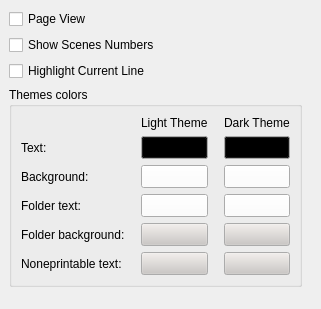
             <widget class="QWidget" name="scenarioEditCommon">
              <layout class="QGridLayout" name="gridLayout_10">
               <property name="leftMargin">
                <number>0</number>
               </property>
               <property name="topMargin">
                <number>0</number>
               </property>
               <property name="rightMargin">
                <number>0</number>
               </property>
               <property name="bottomMargin">
                <number>0</number>
               </property>
               <property name="spacing">
                <number>0</number>
               </property>
               <item row="0" column="0">
                <widget class="QWidget" name="scenarioEditPageWidget" native="true">
                 <layout class="QGridLayout" name="gridLayout_9">
                  <item row="0" column="0">
                   <widget class="QCheckBox" name="pageView">
                    <property name="text">
                     <string>Page View</string>
                    </property>
                   </widget>
                  </item>
                  <item row="1" column="0">
                   <widget class="QCheckBox" name="showScenesNumbersInEditor">
                    <property name="text">
                     <string>Show Scenes Numbers</string>
                    </property>
                   </widget>
                  </item>
                  <item row="2" column="0">
                   <widget class="QCheckBox" name="highlightCurrentLine">
                    <property name="text">
                     <string>Highlight Current Line</string>
                    </property>
                   </widget>
                  </item>
                  <item row="3" column="0">
                   <widget class="QGroupBox" name="groupBox">
                    <property name="title">
                     <string>Themes colors</string>
                    </property>
                    <layout class="QGridLayout" name="gridLayout_7">
                     <property name="horizontalSpacing">
                      <number>16</number>
                     </property>
                     <item row="0" column="1">
                      <widget class="QLabel" name="label_33">
                       <property name="text">
                        <string>Light Theme</string>
                       </property>
                      </widget>
                     </item>
                     <item row="0" column="2">
                      <widget class="QLabel" name="label_34">
                       <property name="text">
                        <string>Dark Theme</string>
                       </property>
                      </widget>
                     </item>
                     <item row="1" column="0">
                      <widget class="QLabel" name="label_15">
                       <property name="text">
                        <string>Text:</string>
                       </property>
                      </widget>
                     </item>
                     <item row="1" column="1">
                      <widget class="QToolButton" name="textColor">
                       <property name="sizePolicy">
                        <sizepolicy hsizetype="Preferred" vsizetype="Preferred">
                         <horstretch>0</horstretch>
                         <verstretch>0</verstretch>
                        </sizepolicy>
                       </property>
                       <property name="palette">
                        <palette>
                         <active>
                          <colorrole role="Button">
                           <brush brushstyle="SolidPattern">
                            <color alpha="255">
                             <red>0</red>
                             <green>0</green>
                             <blue>0</blue>
                            </color>
                           </brush>
                          </colorrole>
                         </active>
                         <inactive>
                          <colorrole role="Button">
                           <brush brushstyle="SolidPattern">
                            <color alpha="255">
                             <red>0</red>
                             <green>0</green>
                             <blue>0</blue>
                            </color>
                           </brush>
                          </colorrole>
                         </inactive>
                         <disabled>
                          <colorrole role="Button">
                           <brush brushstyle="SolidPattern">
                            <color alpha="255">
                             <red>0</red>
                             <green>0</green>
                             <blue>0</blue>
                            </color>
                           </brush>
                          </colorrole>
                         </disabled>
                        </palette>
                       </property>
                       <property name="text">
                        <string/>
                       </property>
                      </widget>
                     </item>
                     <item row="1" column="2">
                      <widget class="QToolButton" name="textColorDark">
                       <property name="sizePolicy">
                        <sizepolicy hsizetype="Preferred" vsizetype="Preferred">
                         <horstretch>0</horstretch>
                         <verstretch>0</verstretch>
                        </sizepolicy>
                       </property>
                       <property name="palette">
                        <palette>
                         <active>
                          <colorrole role="Button">
                           <brush brushstyle="SolidPattern">
                            <color alpha="255">
                             <red>0</red>
                             <green>0</green>
                             <blue>0</blue>
                            </color>
                           </brush>
                          </colorrole>
                         </active>
                         <inactive>
                          <colorrole role="Button">
                           <brush brushstyle="SolidPattern">
                            <color alpha="255">
                             <red>0</red>
                             <green>0</green>
                             <blue>0</blue>
                            </color>
                           </brush>
                          </colorrole>
                         </inactive>
                         <disabled>
                          <colorrole role="Button">
                           <brush brushstyle="SolidPattern">
                            <color alpha="255">
                             <red>0</red>
                             <green>0</green>
                             <blue>0</blue>
                            </color>
                           </brush>
                          </colorrole>
                         </disabled>
                        </palette>
                       </property>
                       <property name="text">
                        <string/>
                       </property>
                      </widget>
                     </item>
                     <item row="2" column="0">
                      <widget class="QLabel" name="label_25">
                       <property name="text">
                        <string>Background:</string>
                       </property>
                      </widget>
                     </item>
                     <item row="2" column="1">
                      <widget class="QToolButton" name="backgroundColor">
                       <property name="sizePolicy">
                        <sizepolicy hsizetype="Preferred" vsizetype="Preferred">
                         <horstretch>0</horstretch>
                         <verstretch>0</verstretch>
                        </sizepolicy>
                       </property>
                       <property name="palette">
                        <palette>
                         <active>
                          <colorrole role="Button">
                           <brush brushstyle="SolidPattern">
                            <color alpha="255">
                             <red>255</red>
                             <green>255</green>
                             <blue>255</blue>
                            </color>
                           </brush>
                          </colorrole>
                         </active>
                         <inactive>
                          <colorrole role="Button">
                           <brush brushstyle="SolidPattern">
                            <color alpha="255">
                             <red>255</red>
                             <green>255</green>
                             <blue>255</blue>
                            </color>
                           </brush>
                          </colorrole>
                         </inactive>
                         <disabled>
                          <colorrole role="Button">
                           <brush brushstyle="SolidPattern">
                            <color alpha="255">
                             <red>255</red>
                             <green>255</green>
                             <blue>255</blue>
                            </color>
                           </brush>
                          </colorrole>
                         </disabled>
                        </palette>
                       </property>
                       <property name="text">
                        <string/>
                       </property>
                      </widget>
                     </item>
                     <item row="2" column="2">
                      <widget class="QToolButton" name="backgroundColorDark">
                       <property name="sizePolicy">
                        <sizepolicy hsizetype="Preferred" vsizetype="Preferred">
                         <horstretch>0</horstretch>
                         <verstretch>0</verstretch>
                        </sizepolicy>
                       </property>
                       <property name="palette">
                        <palette>
                         <active>
                          <colorrole role="Button">
                           <brush brushstyle="SolidPattern">
                            <color alpha="255">
                             <red>255</red>
                             <green>255</green>
                             <blue>255</blue>
                            </color>
                           </brush>
                          </colorrole>
                         </active>
                         <inactive>
                          <colorrole role="Button">
                           <brush brushstyle="SolidPattern">
                            <color alpha="255">
                             <red>255</red>
                             <green>255</green>
                             <blue>255</blue>
                            </color>
                           </brush>
                          </colorrole>
                         </inactive>
                         <disabled>
                          <colorrole role="Button">
                           <brush brushstyle="SolidPattern">
                            <color alpha="255">
                             <red>255</red>
                             <green>255</green>
                             <blue>255</blue>
                            </color>
                           </brush>
                          </colorrole>
                         </disabled>
                        </palette>
                       </property>
                       <property name="text">
                        <string/>
                       </property>
                      </widget>
                     </item>
                     <item row="3" column="0">
                      <widget class="QLabel" name="label_19">
                       <property name="text">
                        <string>Folder text:</string>
                       </property>
                      </widget>
                     </item>
                     <item row="3" column="1">
                      <widget class="QToolButton" name="folderTextColor">
                       <property name="sizePolicy">
                        <sizepolicy hsizetype="Preferred" vsizetype="Preferred">
                         <horstretch>0</horstretch>
                         <verstretch>0</verstretch>
                        </sizepolicy>
                       </property>
                       <property name="palette">
                        <palette>
                         <active>
                          <colorrole role="Button">
                           <brush brushstyle="SolidPattern">
                            <color alpha="255">
                             <red>255</red>
                             <green>255</green>
                             <blue>255</blue>
                            </color>
                           </brush>
                          </colorrole>
                         </active>
                         <inactive>
                          <colorrole role="Button">
                           <brush brushstyle="SolidPattern">
                            <color alpha="255">
                             <red>255</red>
                             <green>255</green>
                             <blue>255</blue>
                            </color>
                           </brush>
                          </colorrole>
                         </inactive>
                         <disabled>
                          <colorrole role="Button">
                           <brush brushstyle="SolidPattern">
                            <color alpha="255">
                             <red>255</red>
                             <green>255</green>
                             <blue>255</blue>
                            </color>
                           </brush>
                          </colorrole>
                         </disabled>
                        </palette>
                       </property>
                       <property name="text">
                        <string/>
                       </property>
                      </widget>
                     </item>
                     <item row="3" column="2">
                      <widget class="QToolButton" name="folderTextColorDark">
                       <property name="sizePolicy">
                        <sizepolicy hsizetype="Preferred" vsizetype="Preferred">
                         <horstretch>0</horstretch>
                         <verstretch>0</verstretch>
                        </sizepolicy>
                       </property>
                       <property name="palette">
                        <palette>
                         <active>
                          <colorrole role="Button">
                           <brush brushstyle="SolidPattern">
                            <color alpha="255">
                             <red>255</red>
                             <green>255</green>
                             <blue>255</blue>
                            </color>
                           </brush>
                          </colorrole>
                         </active>
                         <inactive>
                          <colorrole role="Button">
                           <brush brushstyle="SolidPattern">
                            <color alpha="255">
                             <red>255</red>
                             <green>255</green>
                             <blue>255</blue>
                            </color>
                           </brush>
                          </colorrole>
                         </inactive>
                         <disabled>
                          <colorrole role="Button">
                           <brush brushstyle="SolidPattern">
                            <color alpha="255">
                             <red>255</red>
                             <green>255</green>
                             <blue>255</blue>
                            </color>
                           </brush>
                          </colorrole>
                         </disabled>
                        </palette>
                       </property>
                       <property name="text">
                        <string/>
                       </property>
                      </widget>
                     </item>
                     <item row="4" column="0">
                      <widget class="QLabel" name="label_18">
                       <property name="text">
                        <string>Folder background:</string>
                       </property>
                      </widget>
                     </item>
                     <item row="4" column="1">
                      <widget class="QToolButton" name="folderBackgroundColor">
                       <property name="sizePolicy">
                        <sizepolicy hsizetype="Preferred" vsizetype="Preferred">
                         <horstretch>0</horstretch>
                         <verstretch>0</verstretch>
                        </sizepolicy>
                       </property>
                       <property name="palette">
                        <palette>
                         <active>
                          <colorrole role="Button">
                           <brush brushstyle="SolidPattern">
                            <color alpha="255">
                             <red>203</red>
                             <green>199</green>
                             <blue>196</blue>
                            </color>
                           </brush>
                          </colorrole>
                         </active>
                         <inactive>
                          <colorrole role="Button">
                           <brush brushstyle="SolidPattern">
                            <color alpha="255">
                             <red>203</red>
                             <green>199</green>
                             <blue>196</blue>
                            </color>
                           </brush>
                          </colorrole>
                         </inactive>
                         <disabled>
                          <colorrole role="Button">
                           <brush brushstyle="SolidPattern">
                            <color alpha="255">
                             <red>203</red>
                             <green>199</green>
                             <blue>196</blue>
                            </color>
                           </brush>
                          </colorrole>
                         </disabled>
                        </palette>
                       </property>
                       <property name="text">
                        <string/>
                       </property>
                      </widget>
                     </item>
                     <item row="4" column="2">
                      <widget class="QToolButton" name="folderBackgroundColorDark">
                       <property name="sizePolicy">
                        <sizepolicy hsizetype="Preferred" vsizetype="Preferred">
                         <horstretch>0</horstretch>
                         <verstretch>0</verstretch>
                        </sizepolicy>
                       </property>
                       <property name="palette">
                        <palette>
                         <active>
                          <colorrole role="Button">
                           <brush brushstyle="SolidPattern">
                            <color alpha="255">
                             <red>203</red>
                             <green>199</green>
                             <blue>196</blue>
                            </color>
                           </brush>
                          </colorrole>
                         </active>
                         <inactive>
                          <colorrole role="Button">
                           <brush brushstyle="SolidPattern">
                            <color alpha="255">
                             <red>203</red>
                             <green>199</green>
                             <blue>196</blue>
                            </color>
                           </brush>
                          </colorrole>
                         </inactive>
                         <disabled>
                          <colorrole role="Button">
                           <brush brushstyle="SolidPattern">
                            <color alpha="255">
                             <red>203</red>
                             <green>199</green>
                             <blue>196</blue>
                            </color>
                           </brush>
                          </colorrole>
                         </disabled>
                        </palette>
                       </property>
                       <property name="text">
                        <string/>
                       </property>
                      </widget>
                     </item>
                     <item row="5" column="0">
                      <widget class="QLabel" name="label_17">
                       <property name="text">
                        <string>Noneprintable text:</string>
                       </property>
                      </widget>
                     </item>
                     <item row="5" column="1">
                      <widget class="QToolButton" name="nonprintableTextColor">
                       <property name="sizePolicy">
                        <sizepolicy hsizetype="Preferred" vsizetype="Preferred">
                         <horstretch>0</horstretch>
                         <verstretch>0</verstretch>
                        </sizepolicy>
                       </property>
                       <property name="palette">
                        <palette>
                         <active>
                          <colorrole role="Button">
                           <brush brushstyle="SolidPattern">
                            <color alpha="255">
                             <red>203</red>
                             <green>199</green>
                             <blue>196</blue>
                            </color>
                           </brush>
                          </colorrole>
                         </active>
                         <inactive>
                          <colorrole role="Button">
                           <brush brushstyle="SolidPattern">
                            <color alpha="255">
                             <red>203</red>
                             <green>199</green>
                             <blue>196</blue>
                            </color>
                           </brush>
                          </colorrole>
                         </inactive>
                         <disabled>
                          <colorrole role="Button">
                           <brush brushstyle="SolidPattern">
                            <color alpha="255">
                             <red>203</red>
                             <green>199</green>
                             <blue>196</blue>
                            </color>
                           </brush>
                          </colorrole>
                         </disabled>
                        </palette>
                       </property>
                       <property name="text">
                        <string/>
                       </property>
                      </widget>
                     </item>
                     <item row="5" column="2">
                      <widget class="QToolButton" name="nonprintableTextColorDark">
                       <property name="sizePolicy">
                        <sizepolicy hsizetype="Preferred" vsizetype="Preferred">
                         <horstretch>0</horstretch>
                         <verstretch>0</verstretch>
                        </sizepolicy>
                       </property>
                       <property name="palette">
                        <palette>
                         <active>
                          <colorrole role="Button">
                           <brush brushstyle="SolidPattern">
                            <color alpha="255">
                             <red>203</red>
                             <green>199</green>
                             <blue>196</blue>
                            </color>
                           </brush>
                          </colorrole>
                         </active>
                         <inactive>
                          <colorrole role="Button">
                           <brush brushstyle="SolidPattern">
                            <color alpha="255">
                             <red>203</red>
                             <green>199</green>
                             <blue>196</blue>
                            </color>
                           </brush>
                          </colorrole>
                         </inactive>
                         <disabled>
                          <colorrole role="Button">
                           <brush brushstyle="SolidPattern">
                            <color alpha="255">
                             <red>203</red>
                             <green>199</green>
                             <blue>196</blue>
                            </color>
                           </brush>
                          </colorrole>
                         </disabled>
                        </palette>
                       </property>
                       <property name="text">
                        <string/>
                       </property>
                      </widget>
                     </item>
                    </layout>
                   </widget>
                  </item>
                  <item row="4" column="0">
                   <spacer name="verticalSpacer">
                    <property name="orientation">
                     <enum>Qt::Vertical</enum>
                    </property>
                    <property name="sizeHint" stdset="0">
                     <size>
                      <width>13</width>
                      <height>13</height>
                     </size>
                    </property>
                   </spacer>
                  </item>
                  <item row="0" column="1" rowspan="4">
                   <spacer name="horizontalSpacer_9">
                    <property name="orientation">
                     <enum>Qt::Horizontal</enum>
                    </property>
                    <property name="sizeHint" stdset="0">
                     <size>
                      <width>10</width>
                      <height>20</height>
                     </size>
                    </property>
                   </spacer>
                  </item>
                 </layout>
                </widget>
               </item>
              </layout>
             </widget>
